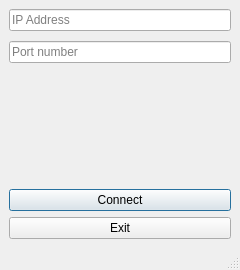
<?xml version="1.0" encoding="UTF-8"?>
<ui version="4.0">
 <class>ConnectWindow</class>
 <widget class="QMainWindow" name="ConnectWindow">
  <property name="windowModality">
   <enum>Qt::WindowModal</enum>
  </property>
  <property name="geometry">
   <rect>
    <x>0</x>
    <y>0</y>
    <width>240</width>
    <height>270</height>
   </rect>
  </property>
  <property name="sizePolicy">
   <sizepolicy hsizetype="Minimum" vsizetype="Minimum">
    <horstretch>0</horstretch>
    <verstretch>0</verstretch>
   </sizepolicy>
  </property>
  <property name="windowTitle">
   <string>MainWindow</string>
  </property>
  <property name="layoutDirection">
   <enum>Qt::LeftToRight</enum>
  </property>
  <widget class="QWidget" name="centralwidget">
   <property name="sizePolicy">
    <sizepolicy hsizetype="Preferred" vsizetype="Preferred">
     <horstretch>0</horstretch>
     <verstretch>0</verstretch>
    </sizepolicy>
   </property>
   <layout class="QVBoxLayout" name="verticalLayout_3">
    <item>
     <layout class="QVBoxLayout" name="verticalLayout">
      <property name="spacing">
       <number>10</number>
      </property>
      <item>
       <widget class="QLineEdit" name="ipField">
        <property name="text">
         <string/>
        </property>
        <property name="maxLength">
         <number>15</number>
        </property>
        <property name="placeholderText">
         <string>IP Address</string>
        </property>
        <property name="clearButtonEnabled">
         <bool>false</bool>
        </property>
       </widget>
      </item>
      <item>
       <widget class="QLineEdit" name="portField">
        <property name="placeholderText">
         <string>Port number</string>
        </property>
       </widget>
      </item>
     </layout>
    </item>
    <item>
     <spacer name="verticalSpacer">
      <property name="orientation">
       <enum>Qt::Vertical</enum>
      </property>
      <property name="sizeHint" stdset="0">
       <size>
        <width>20</width>
        <height>40</height>
       </size>
      </property>
     </spacer>
    </item>
    <item>
     <widget class="QPushButton" name="connectButton">
      <property name="sizePolicy">
       <sizepolicy hsizetype="Expanding" vsizetype="Fixed">
        <horstretch>0</horstretch>
        <verstretch>0</verstretch>
       </sizepolicy>
      </property>
      <property name="text">
       <string>Connect</string>
      </property>
      <property name="default">
       <bool>true</bool>
      </property>
     </widget>
    </item>
    <item>
     <widget class="QPushButton" name="exitButton">
      <property name="sizePolicy">
       <sizepolicy hsizetype="Expanding" vsizetype="Fixed">
        <horstretch>0</horstretch>
        <verstretch>0</verstretch>
       </sizepolicy>
      </property>
      <property name="text">
       <string>Exit</string>
      </property>
     </widget>
    </item>
   </layout>
  </widget>
  <widget class="QStatusBar" name="statusBar"/>
 </widget>
 <resources/>
 <connections/>
</ui>
